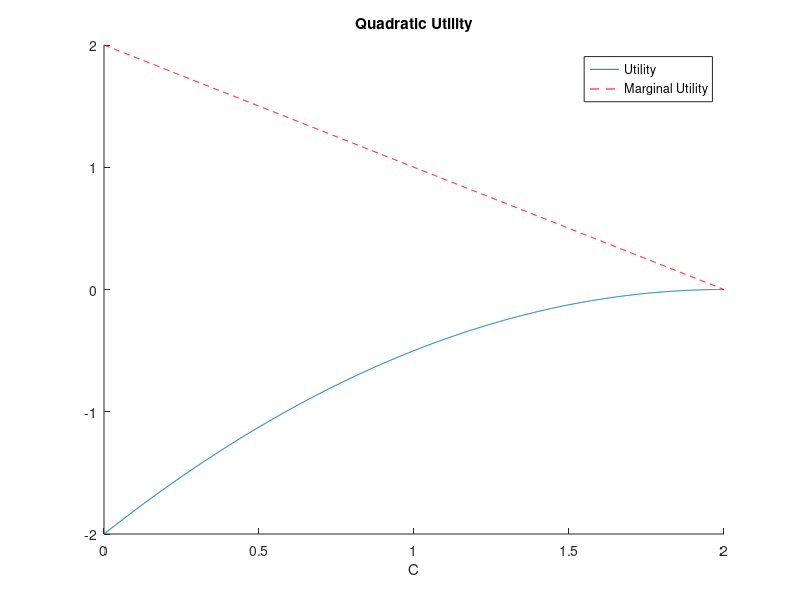

Recreate this plot in MATLAB.
% -------------------------------------------------------------------------
%
% ECON 4360 Spring 2014
% Solutions: Homework 01, Q1
%
% -------------------------------------------------------------------------

clear; clc;

cstar = 2;
cons = linspace(0,2,1000)';
quadut = -0.5*(cstar - cons).^2;
margut = cstar - cons;

hold on
plot(cons,quadut);
plot(cons,margut,'--r');
title('Quadratic Utility')
legend('Utility','Marginal Utility')
xlabel('C')
hold off
